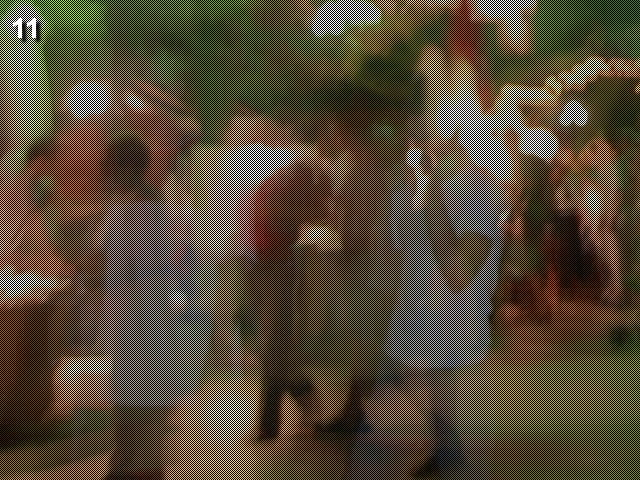
#> input picture cave.jpg, 640 x 480 px
$ python 011_odd_even.py   (Python 2 division)
#> lines starting #> are read from the running program, lines starting #| are printed output that depends on the picture
from PIL import Image
import numpy as np
from matplotlib import pyplot as plt


im = Image.open('cave.jpg')
#> im is the input picture: PIL image 640x480 RGB; mean R, G, B 85.8, 73.7, 57.3
print(im.format, im.size, im.mode)
#| JPEG (640, 480) RGB
#print(im.getpixel((1,1)))
r = np.zeros((im.size[0]/2, im.size[1]))
g = np.zeros((im.size[0]/2, im.size[1]))
b = np.zeros((im.size[0]/2, im.size[1]))

for j in range(0,im.size[1],1):
    for i in range(0,im.size[0],1):
        if (i + j) % 2 == 0:
            r[i/2][j] = (im.getpixel((i,j))[0])
            g[i/2][j] = (im.getpixel((i,j))[1])
            b[i/2][j] = (im.getpixel((i,j))[2])
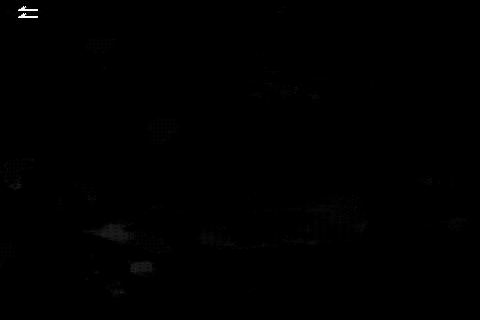
#> b: shape (320, 480) float64; min 0, max 255, mean 0.4
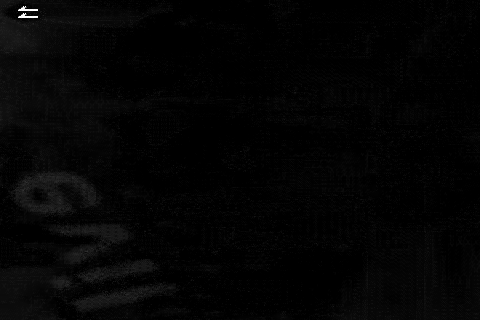
#> g: shape (320, 480) float64; min 0, max 255, mean 4
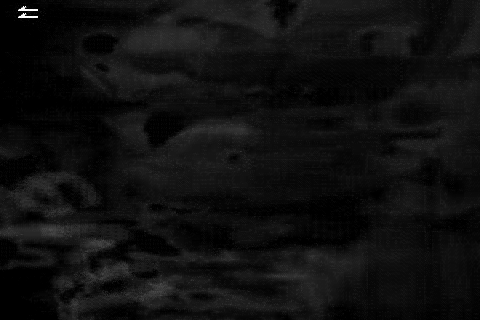
#> r: shape (320, 480) float64; min 0, max 255, mean 15.5

#print r[:100]
#print g[:100]
print b.shape
#| (320, 480)
data = r+g+b

fig, ax = plt.subplots()
heatmap = ax.pcolor(data, cmap=plt.cm.Blues)
plt.show()
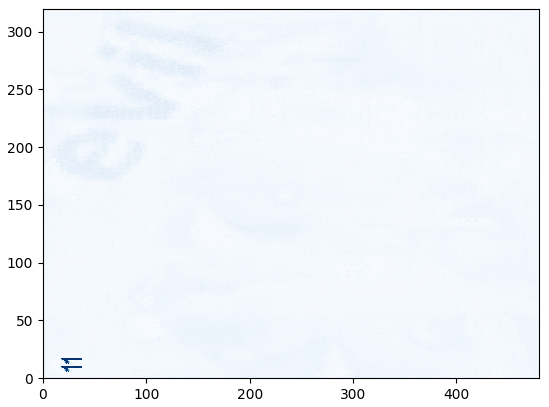
#> figure drawn by matplotlib, 1 panel

#solution = 'evil'
